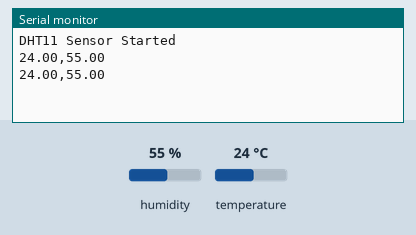
This program was run on a simulated Arduino Uno, built with avr-gcc and run on an emulated ATmega328P. Parts: the last lines printed to the serial monitor. Inputs (shaded band) come from the test bench; at power-on: humidity 55 %, temperature 24 °C.

Above: at 2.8 s.
2.9 s: humidity set to 22 %
At 5.3 s:
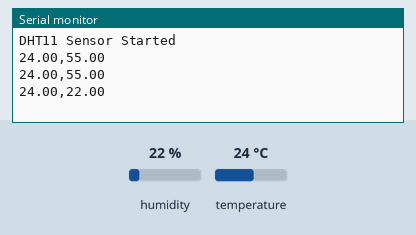
5.6 s: temperature set to 12 °C
At 6.5 s:
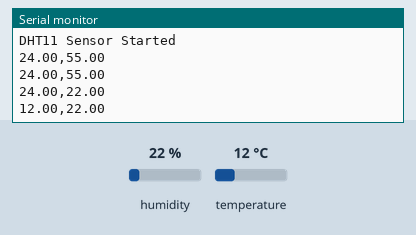
8.3 s: humidity set to 40 %
At 11.3 s:
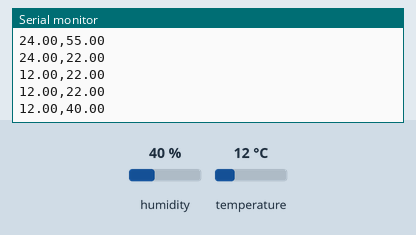
Timing chart, 0 to 12.8 s (numbered marks = the images above; inputs shaded):
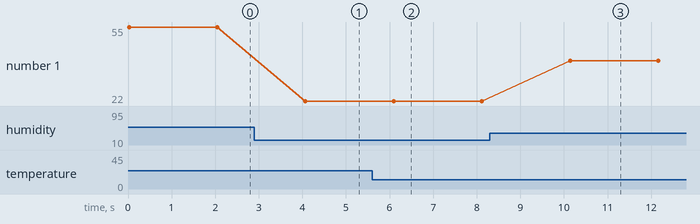

The program:

main.cpp
```cpp
#include <Arduino.h>
#include <DHT.h>

#define DHTPIN 2       // ขา DATA ต่อกับ D2
#define DHTTYPE DHT11  // ใช้เซนเซอร์ DHT11

DHT dht(DHTPIN, DHTTYPE);

float temperature;
float humidity;

void setup() {
  Serial.begin(115200);
  dht.begin();

  Serial.println("DHT11 Sensor Started");
}

void loop() {
  // อ่านอุณหภูมิและความชื้น
  float t = dht.readTemperature();
  float h = dht.readHumidity();
  // เก็บค่าล่าสุดไว้ในตัวแปร
  String dhtData = String(t)+","+ String(h);
  Serial.println(dhtData);
  delay(2000);
}
```

Measured:
- after the input at 2.9 s, the serial monitor: prints a new line after 1.2 s (image 1)
- after the input at 5.6 s, the serial monitor: prints a new line after 0.50 s (image 2)
- after the input at 8.3 s, the serial monitor: prints a new line after 1.8 s (image 3)
- plotted number 1: 55 → 22 after the input at 2.9 s, 22 → 40 after the input at 8.3 s
